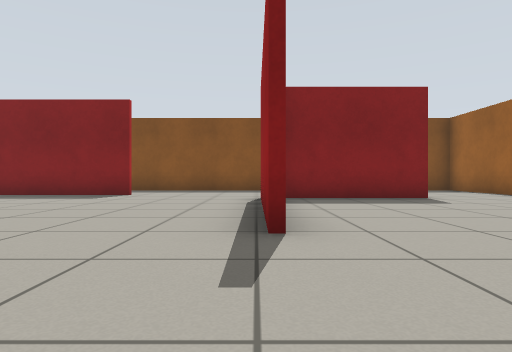
view 1 (above)

17 first-person views from a walk through a robot-simulator world made for Gazebo. The camera is 0.5 m above the floor, looks level and sees 75° across. The floor is counted in squares, 1 m on a side. Each view is taken from the middle of a square. On the plan, view 1 faces up. The plan holds only what a view shows up to about 9 squares ahead; the rest is blank.

view 2
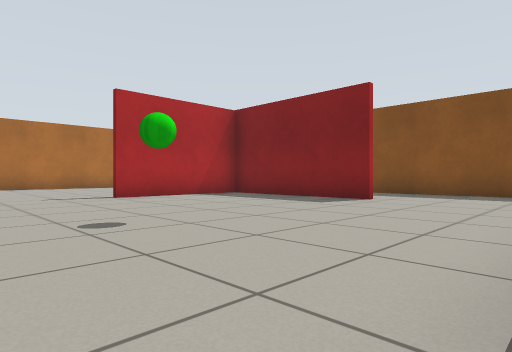

view 3
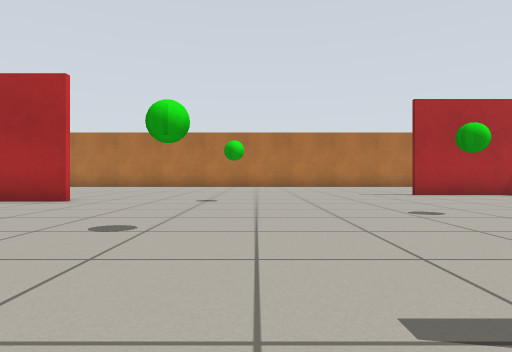

view 4
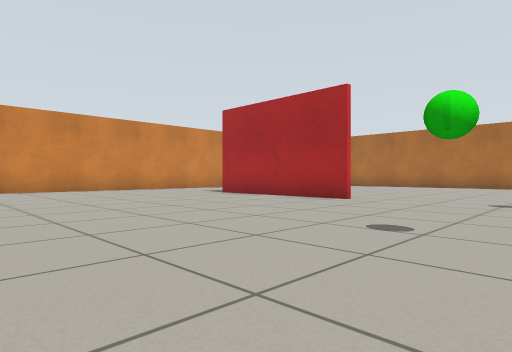

view 5
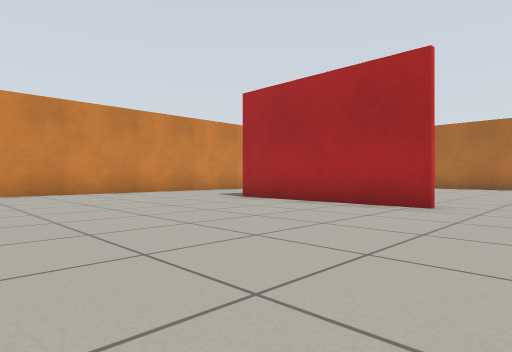

view 6
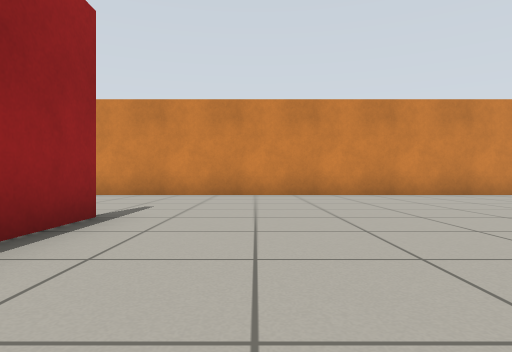

view 7
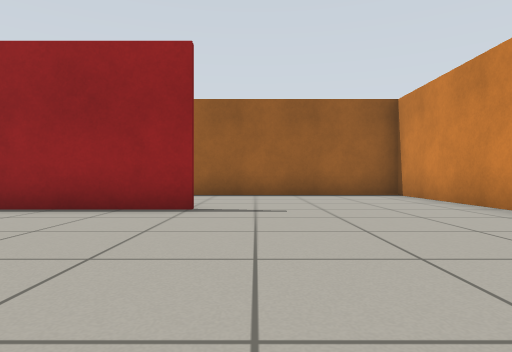

view 8
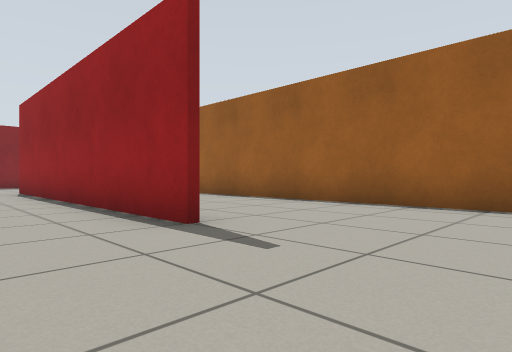

view 9
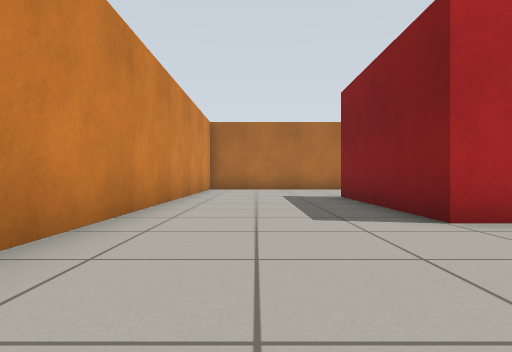

view 10
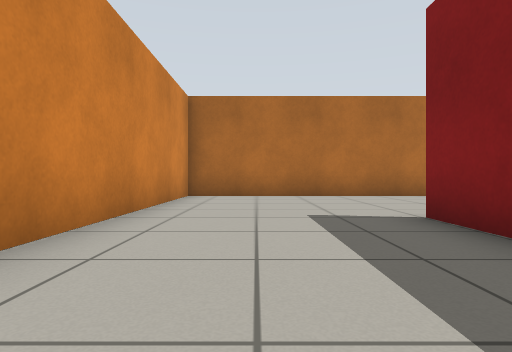

view 11
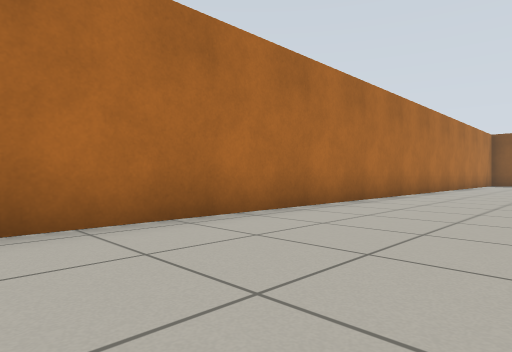

view 12
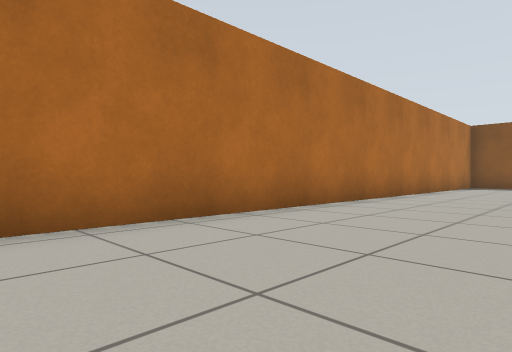

view 13
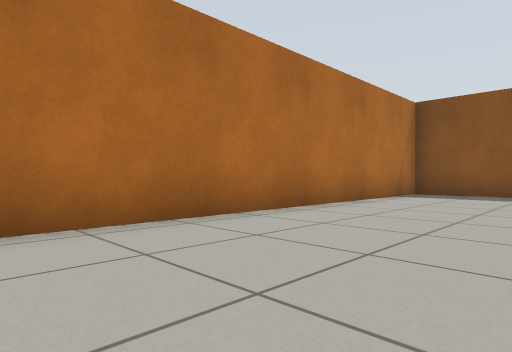

view 14
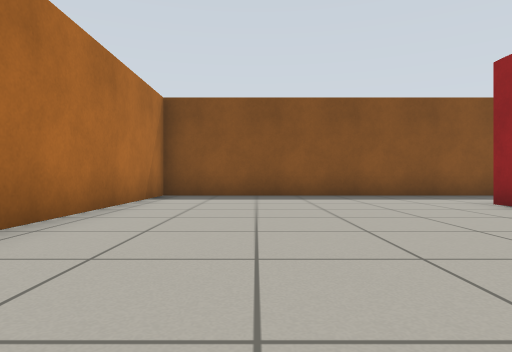

view 15
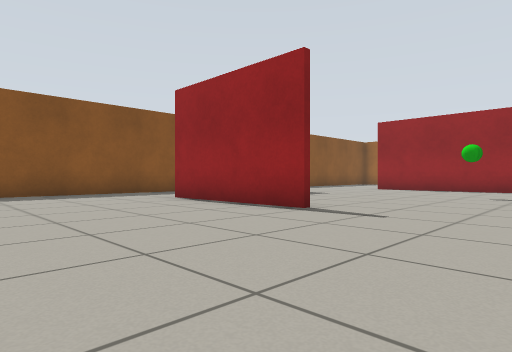

view 16
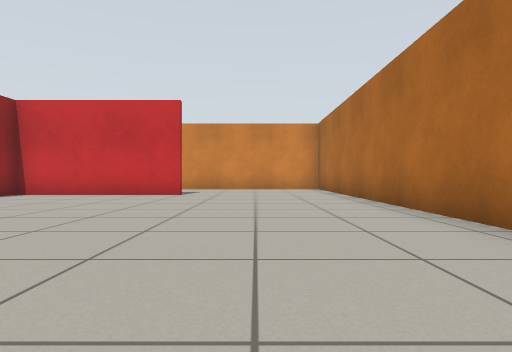

view 17
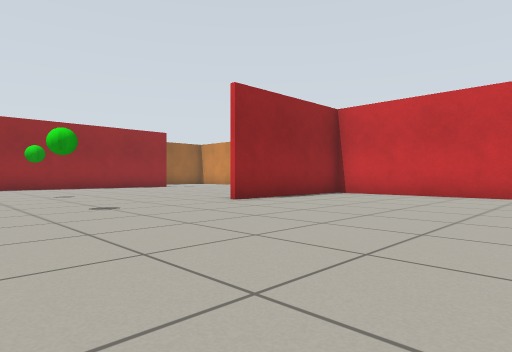

### Floor plan
Points are (right, up) in squares from view 1. A wall is a line through its corners. A room is listed if a view was taken in it or the views show most of it. See-through windows are left out.
Room 1 (views 1, 2, 3, 4, 5, 6, 7, 8, 9, 10, 11, 12, 13, 14, 15, 16, 17)
walls: (-5.5, -2.6) (-5.5, -7) (-10, -7); (0.1, 2.9) (0.1, 7); (-7.8, 5.1) (-7.8, 8.9); (-7.7, 7.8) (-7.7, 5.1); (-3.2, 8.7) (-6.7, 8.7); (-10.1, -6.8) (-5.7, -6.8) (-5.7, -2.6); (2.9, -6.1) (2.9, 1.8); (3.9, 7.5) (0.6, 7.5); (-5.9, 11.5) (-14.4, 11.5) (-14.4, -10.7) (6.7, -10.7) (6.7, -1.9); (-1.3, 11.5) (-3.3, 11.5)
objects: green ball (-6, 1); green ball (-3, 4); green ball (-2, 0)

Positions as (right, up) in squares from view 1, and headings:
1: (0, 0), facing up
2: (0, 2), facing up-left
3: (1, 1), facing left
4: (1, 1), facing down-left
5: (0, -1), facing down-left
6: (1, -2), facing down
7: (-2, -7), facing right
8: (1, -9), facing up-right
9: (-2, -9), facing left
10: (-6, -9), facing left
11: (-11, -8), facing up-left
12: (-11, -4), facing up-left
13: (-11, 2), facing up-left
14: (-12, 3), facing up
15: (-12, 2), facing up-right
16: (-12, 2), facing down
17: (-11, 2), facing down-right
